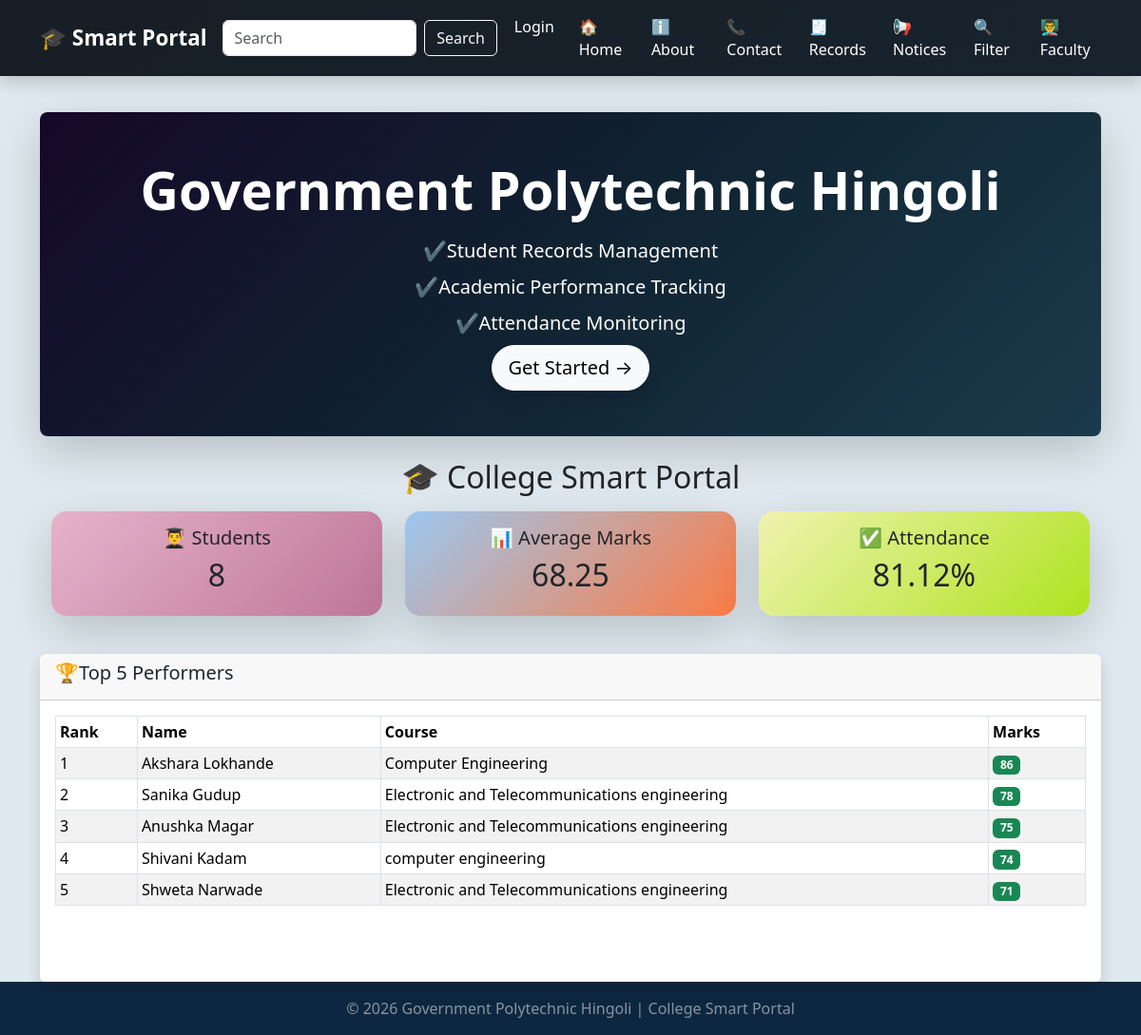
Before: / with the older database file.
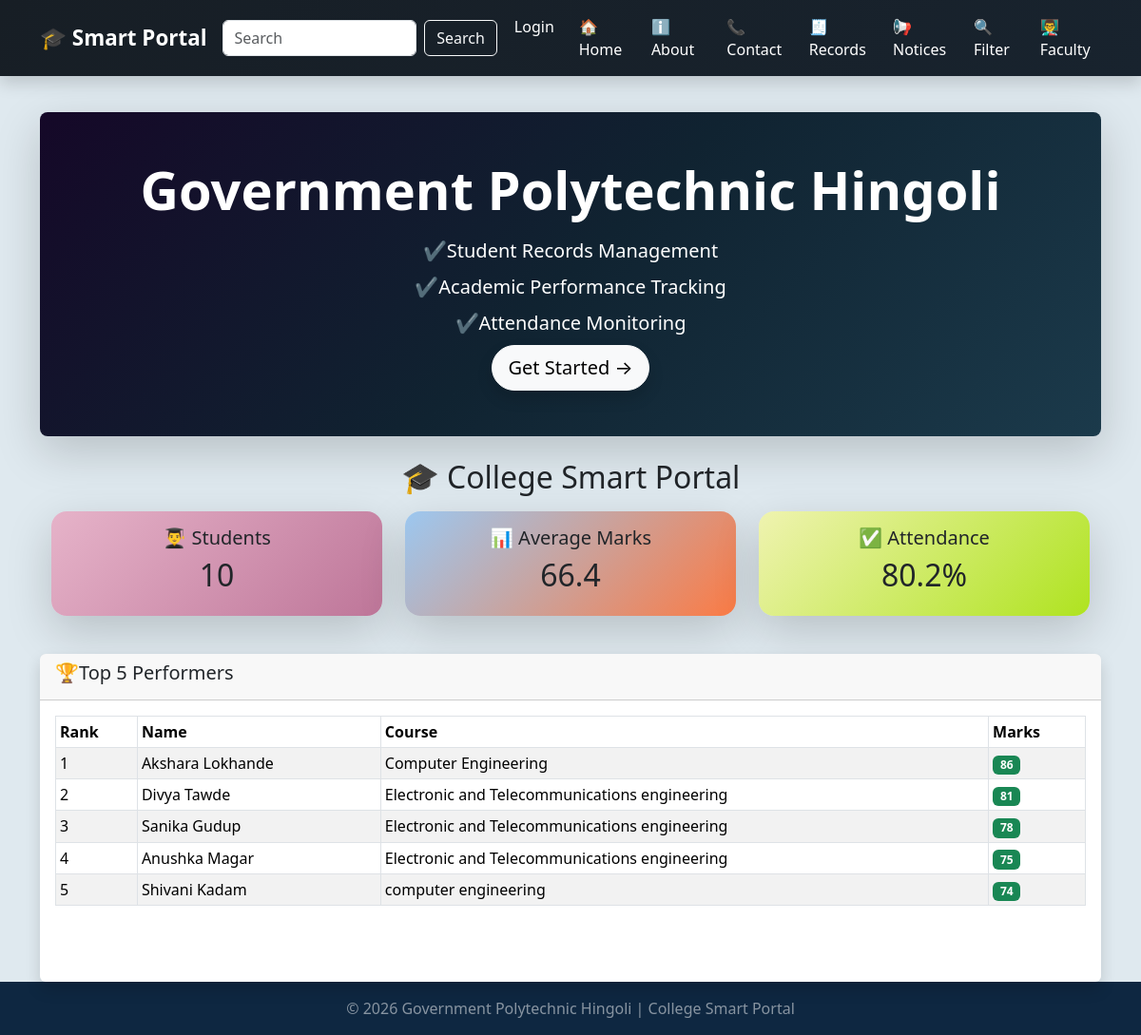
After: the same page with the newer database file.
### tables this page shows
CREATE TABLE students(
                id INTEGER PRIMARY KEY AUTOINCREMENT,
                 name TEXT NOT NULL,
                 roll INTEGER NOT NULL,
                 course TEXT NOT NULL,
                 subject TEXT NOT NULL,
                 marks INTEGER NOT NULL,
                 attendance INTEGER DEFAULT 0
                 );

### app2.py (the view)
@app.route("/")
def home():
    conn = get_db()
    total_students = conn.execute(
        "SELECT COUNT(*) FROM students"
    ).fetchone()[0]
    avg_marks = conn.execute(
        "SELECT AVG(marks) FROM students"
    ).fetchone()[0]
    avg_attendance = conn.execute(
        "SELECT AVG(attendance) FROM students"
    ).fetchone()[0]
    top_students = conn.execute(
        "SELECT * FROM students ORDER BY marks DESC LIMIT 5"
    ).fetchall()
    return render_template(
        'home.html',
        total_students=total_students,
        avg_marks=round(avg_marks or 0, 2),
        avg_attendance=round(avg_attendance or 0, 2),
        top_students=top_students, )

### database.py (called while the page is built)
def get_db():
   conn=sqlite3.connect(DB_PATH)
   conn.row_factory= sqlite3.Row
   return conn

### templates/home.html
{% extends "base.html" %}
{% block content %}
<div class="card border-0 rounded-3 shadow-lg mb-3 overflow-hidden"
     style="background: linear-gradient(135deg, #150828 0%, #102331 50%, #1b3a4b 100%); color: white;">
    <div class="card-body p-5 text-center">
         <h3 class="display-4 fw-bold mb-3">Government Polytechnic Hingoli</h3>
        <p class="lead mb-2">✔️Student Records Management</p>
        <p class="lead mb-2">✔️Academic Performance Tracking</p>
        <p class="lead mb-2">✔️Attendance Monitoring</p>
        <a href="{{ url_for('records') }}" class="btn btn-light btn-lg rounded-pill px-3 shadow">
            Get Started →
        </a>
    </div>
</div>
<div class="container py-2">
    <h2 class="text-center mb-3">
        🎓 College Smart Portal
    </h2>
    <div class="row">
        <div class="col-md-4 mb-3">
            <div class="card text-center shadow-lg rounded-4"
            style="background:linear-gradient(135deg,#e6b3c9,#be7699);">
                <div class="card-body">
                    <h5>👨‍🎓 Students</h5>
                    <h2>{{ total_students }}</h2>
                </div>
            </div>
        </div>
        <div class="col-md-4 mb-3">
            <div class="card text-center shadow-lg rounded-4"
            style="background:linear-gradient(135deg,hsla(209, 76%, 76%, 0.889),#fb7b45);">
                <div class="card-body">
                    <h5>📊 Average Marks</h5>
                    <h2>{{ avg_marks }}</h2>
                </div>
            </div>
        </div>
        <div class="col-md-4 mb-3">
            <div class="card text-center shadow-lg rounded-4"
            style="background:linear-gradient(135deg,#eff3b0,#afe320);">
                <div class="card-body">
                    <h5>✅ Attendance</h5>
                    <h2>{{ avg_attendance }}%</h2>
                </div>
            </div>
        </div>
    </div>
</div>
<div class="card shadow mt-3">
    <div class="card-header ">
        <h5>🏆Top 5 Performers</h5>
    </div>
    <div class="card-body mb-5">
          <table class="table  table-sm table-bordered table-hover table-striped">
            <thead>
                <tr>
                    <th>Rank</th>
                    <th>Name</th>
                    <th>Course</th>
                    <th>Marks</th>
                </tr>
            </thead>
            <tbody>
                {% for student in top_students %}
                <tr>
                    <td>{{ loop.index }}</td>
                    <td>{{ student.name }}</td>
                    <td>{{ student.course }}</td>
                    <td>
                        <span class="badge bg-success">
                            {{ student.marks }}
                        </span>
                    </td>
                </tr>
                {% endfor %}
            </tbody>
        </table>
    </div>
</div>
{% endblock %}

Changed rows visible on the page:
no longer on this page (row unchanged): students: name "Shweta Narwade", course "Electronic and Telecommunications engineering", marks "71"
added students: name "Divya Tawde", course "Electronic and Telecommunications engineering", marks "81"
Other visible differences:
{{ total_students }}: "8" → "10"
{{ avg_marks }}: "68.25" → "66.4"
{{ avg_attendance }}: "81.12" → "80.2"
